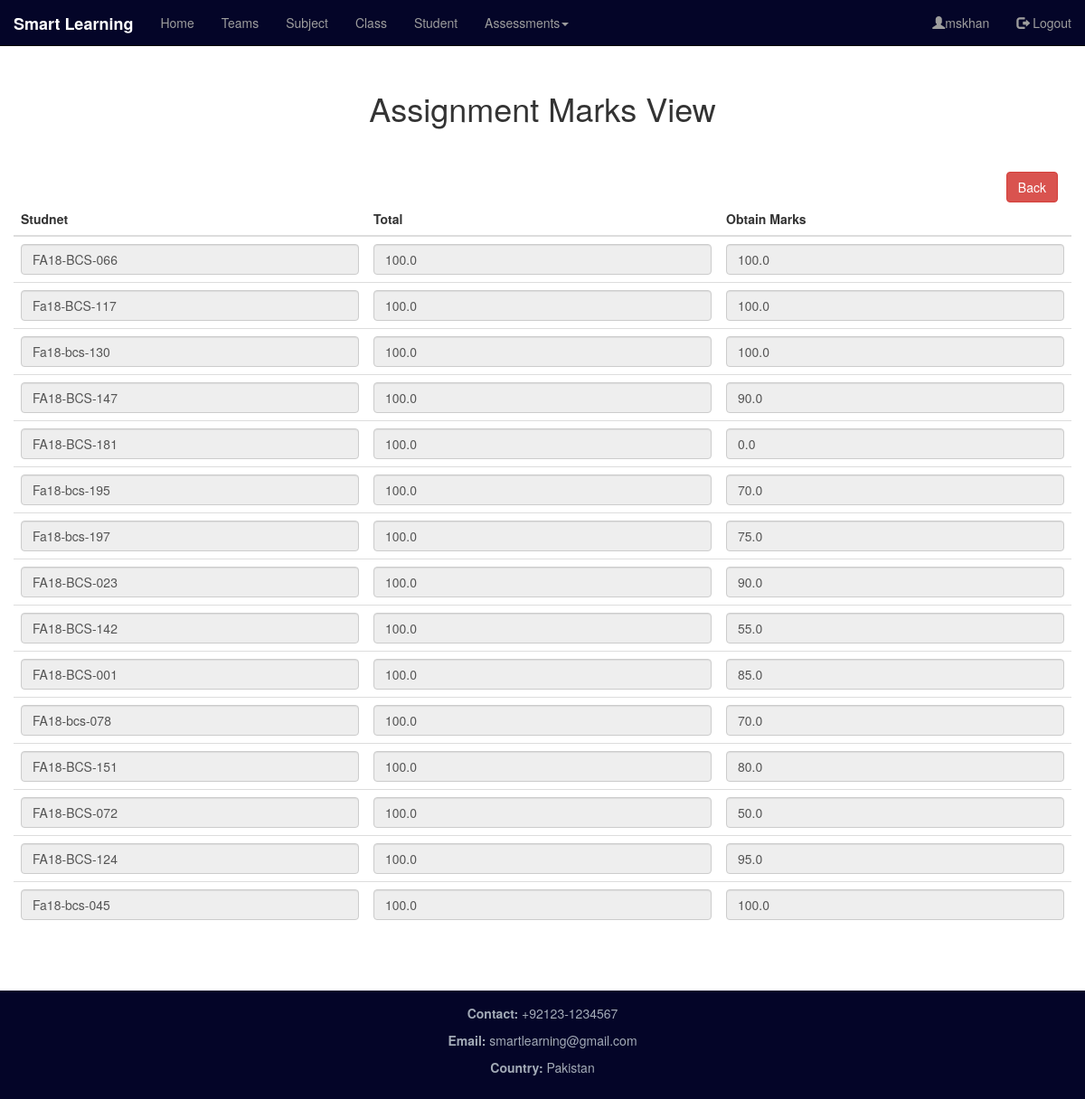
Screenshot of /dashboard/assign_marks_view/6 (signed in) with the database file from the repository.
### dashboard_app/models.py (models this page shows, shortened)
class AssignmentMarks(models.Model):
    TimeStamp=models.DateTimeField(auto_now_add=True)
    assm_student=models.ForeignKey(Student_Enroll, on_delete=models.CASCADE)
    assm_assignment=models.ForeignKey(Assignment, on_delete=models.CASCADE)
    assm_obtained_marks=models.FloatField(max_length=4)
    class Meta:
        unique_together = (('assm_student', 'assm_assignment'),)

class Student_Enroll(models.Model):
    s_class=models.ForeignKey(Class, on_delete=models.CASCADE )
    s_subject=models.ForeignKey(Subject, on_delete=models.CASCADE)
    s_student= models.ForeignKey(Student, on_delete=models.CASCADE)
    class Meta:
        unique_together = (('s_subject', 's_student','s_class'),)
    def __str__(self):
        return str(self.s_student)

class Student(models.Model):
    s_roll_number=models.CharField(max_length=15, primary_key=True)
    s_first_name=models.CharField(max_length=256)
    s_last_name=models.CharField(max_length=256)
    s_gender=models.CharField(max_length=1, choices=gender_list)
    s_department=models.CharField(max_length=3, choices=department_list)
    def __str__(self):
        return self.s_roll_number

class Assignment(models.Model):
    TimeStamp=models.DateTimeField(auto_now_add=True)
    ass_teacher=models.ForeignKey(Teacher, on_delete=models.CASCADE)
    ass_subject=models.ForeignKey(Subject, on_delete=models.CASCADE)
    ass_class=models.ForeignKey(Class,on_delete=models.CASCADE)
    ass_number=models.IntegerField()
    ass_title=models.CharField(max_length=256)
    ass_total_marks=models.FloatField(max_length=4)
    class Meta:
        unique_together = (('ass_subject', 'ass_title'),)

### dashboard_app/views.py (the view)
# urls.py: path('assign_marks_view/<int:pk>',views.Assign_marks_view, name="assign_marks_view"),
def Assign_marks_view(request,pk):
    if request.user.is_authenticated:
        if request.session.has_key('username'):
            name=request.session['username']
            ass=Assignment.objects.get(pk=pk)
            t_mark=ass.ass_total_marks
            try:
                st=AssignmentMarks.objects.filter(assm_assignment=ass)
            except Exception as e:
                print(e)
                return redirect('/dashboard/enroll_assignment/')
            return render(request, "dashboard_app/marks_view.html",{'name':name,'st':st,'t_mark':t_mark})
        else:
            return redirect('/')
    else:
        return redirect('/')

### templates/dashboard_app/marks_view.html
<!DOCTYPE html>
{% extends "base.html" %}
{% load staticfiles %}
{% block body_block %}
<div style="margin-top: 50px">
  <h1 class="text-center">Assignment Marks View</h1><br><br>
<a href="{% url 'dashboard_app:enroll_assignment_page' %}"><button id="cancel_btn" type="button" class="btn btn-danger" style="float: right;">Back</button></a>
</div>
  <div class="row" style="margin-top: 10px; min-height: 500px">
    <table class="table">
      <thead>
        <th>Studnet</th>
        <th>Total</th>
        <th>Obtain Marks</th>
      </thead>
      <tbody>
        {% for i in st %}
        <tr>
          <td><input class="form-control" type="text" readonly value="{{i.assm_student}}"></td>
          <td><input class="form-control" type="text" value="{{t_mark}}" readonly></td>
          <td><input class="form-control" type="number" name="{{i.assm_student}}" value="{{i.assm_obtained_marks}}" readonly></td>
        </tr>
        {% endfor %}
      </tbody>
    </table>
</div>
</div>
{% endblock %}

### templates/base.html (shortened to what this page needs)
<!DOCTYPE html>
{% load staticfiles %}
<html lang="en">
<head>
  <link rel="stylesheet" href="https://maxcdn.bootstrapcdn.com/bootstrap/3.3.2/css/bootstrap.min.css">
  <link rel="stylesheet" href="https://maxcdn.bootstrapcdn.com/bootstrap/3.4.0/css/bootstrap.min.css">
  <link rel="stylesheet" href="{% static "dashboard_app/css/main.css"%}">
  <link rel="stylesheet" href="//code.jquery.com/ui/1.12.1/themes/base/jquery-ui.css">
</head>
<body>
  <nav class="navbar navbar-inverse navbar-fixed-top ">
    <div class="container-fluid">
      <div class="navbar-header">
        <a class="navbar-brand" href="{% url 'dashboard_app:dashboard_page' %}"><b>Smart Learning</b></a>
      </div>
      <div class="collapse navbar-collapse" id="myNavbar">
        <ul class="nav navbar-nav">
          <li id="home_li"><a href="{% url 'dashboard_app:dashboard_page' %}">Home</a></li>
          <li id="team_li"><a href="{% url 'dashboard_app:group_page' %}">Teams</a></li>
          <li id="subject_li"><a href="{% url 'dashboard_app:enroll_subject_page' %}">Subject</a></li>
          <li><a href="{% url 'dashboard_app:enroll_class_page' %}">Class</a></li>
          <li><a href="{% url 'dashboard_app:enroll_student_class_page' %}">Student</a></li>
          <li id="add_li" class="dropdown"><a class="dropdown-toggle" data-toggle="dropdown" href="{% url 'dashboard_app:enroll_class_page' %}">Assessments<span class="caret"></span></a>
          </li>
        </ul>
        <ul class="nav navbar-nav navbar-right">
          <li><a ><span class="glyphicon glyphicon-user"></span>{{ name }}</a></li>
          <li><a href="{% url 'login_app:logout_page' %}"><span class="glyphicon glyphicon-log-out"></span> Logout</a></li>
        </ul>
      </div>
    </div>
  </nav>
<div class="container-fluid text-center">
  <div class="row content">
    <div class="col-xs-12 text-left">
      <div class="container">
        {% block body_block %}
        {% endblock %}
      </div>
    </div>
  </div>
<footer class="container-fluid text-center" style="margin-top: 50px;">
  <p><b>Contact:</b> +92123-1234567</p>
  <p><b>Email:</b> smartlearning@gmail.com</p>
  <p><b>Country:</b> Pakistan</p>
</footer>
</body>
</html>

### statics/dashboard_app/css/main.css (style rules this page uses)
.navbar { margin-bottom: 0; border-radius: 0; background-color:#040528; }
.container { height: 110% auto; margin-top: 50px; }
.row.content { height: 450px }
footer { background-color:#040528; color: #a3abb7; padding: 15px; bottom:0px; height:20%; }

### rows the page displays
AssignmentMarks: assm_student "FA18-BCS-066", assm_obtained_marks "100.0"
Assignment: ass_total_marks "100.0"
AssignmentMarks: assm_student "Fa18-BCS-117", assm_obtained_marks "100.0"
AssignmentMarks: assm_student "Fa18-bcs-130", assm_obtained_marks "100.0"
AssignmentMarks: assm_student "FA18-BCS-147", assm_obtained_marks "90.0"
AssignmentMarks: assm_student "FA18-BCS-181", assm_obtained_marks "0.0"
AssignmentMarks: assm_student "Fa18-bcs-195", assm_obtained_marks "70.0"
AssignmentMarks: assm_student "Fa18-bcs-197", assm_obtained_marks "75.0"
AssignmentMarks: assm_student "FA18-BCS-023", assm_obtained_marks "90.0"
AssignmentMarks: assm_student "FA18-BCS-142", assm_obtained_marks "55.0"
AssignmentMarks: assm_student "FA18-BCS-001", assm_obtained_marks "85.0"
AssignmentMarks: assm_student "FA18-bcs-078", assm_obtained_marks "70.0"
AssignmentMarks: assm_student "FA18-BCS-151", assm_obtained_marks "80.0"
AssignmentMarks: assm_student "FA18-BCS-072", assm_obtained_marks "50.0"
AssignmentMarks: assm_student "FA18-BCS-124", assm_obtained_marks "95.0"
AssignmentMarks: assm_student "Fa18-bcs-045", assm_obtained_marks "100.0"

### other values shown
{{ name }} "mskhan"
